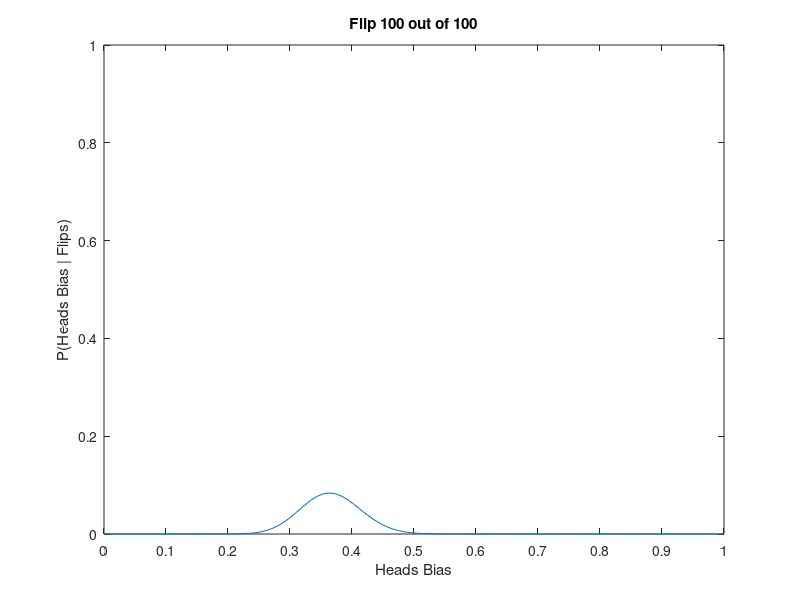

Write MATLAB code to recreate this figure.
clear all; clc; close all;
rng('default');

% Although a coin will realistically have a fair probability of landing
% either heads or tails of 0.5, in the statistical world we assume that
% each coin has a slight bias. So for example, if a coin factory produces a
% 100 coins, then each coin will have a slight bias for heads or tails,
% i.e. a higher/lower probability of landing on heads/tails.
% Using linspace, we assume that there are only 101 discrete biases, i.e.
% probability values between 0 and 1:

coin_tosses = 100; % Number of coin tosses, i.e. experiments

bias_heads = 0.5; % Our assumed bias for getting heads, we just use 0.5 for simplicity

possible_coin_toss_biases = linspace(0,1,100); % Continuous possibilities of our bias

figure; axis([0 1 0 1]);

% We assume to have no reason to believe that a randomly picked coin is
% more likely to have any of the 101 values compared to the rest. 
% Therefore, we start our estimation of the bias by assigning it a 
% uniform prior distribution.
% The ones() method gives us a vector of 1s of the size of our
% possible_coin_toss_biases vector, and then we divide that by the size of
% possible_coin_toss_biases again to get even probabilities for each:

prior_uniform_coin_tosses = ones(length(possible_coin_toss_biases),1)/length(possible_coin_toss_biases);

% Generate a vector of random coin flips (1 = Heads; 0 = Tails):
% coin_flip_samples = randi([0, 1], [1, coin_tosses]); for when we do not have a
% bias

% The code below converts each coin flip to a 0 (Tails) if less than 0.5
% and to a 1 (Heads) if above 0.5
coin_flip_samples = double(rand(coin_tosses, 1) < bias_heads); % For when we have a bias

for k=1:coin_tosses
    % Calculate prior, likelihood, and evidence
    prior = prior_uniform_coin_tosses;
    % Remember! Although having conjugate priors is the best case scenario
    % for Bayes modelling, most experiments do not have conjugate priors.
    % Like in this case where the likelihood, i.e. distribution for the
    % data given our parameter estimates, will have a Binomial distribution
    % since our data will take only one of two categorical values, 0 or 1.
    % Thus the likelihood function below is for a Binomial distribution.
    likelihood = possible_coin_toss_biases'.^coin_flip_samples(k).*(1-possible_coin_toss_biases').^(1-coin_flip_samples(k));
    evidence = sum(likelihood .* prior);
    
    % Calculate the posterior distribution
    posterior = likelihood .* prior ./ evidence;
    
    % Dynamically plot the posterior distribution
    figure(1);
    plot(possible_coin_toss_biases', prior_uniform_coin_tosses);
    title(sprintf('Flip %d out of %d', k, coin_tosses));
    xlabel('Heads Bias'); ylabel('P(Heads Bias | Flips)');
    ylim([0 1]);
    set(gca,'Xtick',0:0.1:1);
    drawnow;

    % Make the posterior distribution the next prior distribution
    prior_uniform_coin_tosses = posterior;
end
